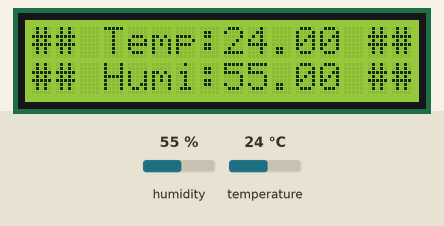
Bench run of a sketch on a simulated ESP8266 (NodeMCU). Parts: 16×2 character LCD. Inputs (shaded band) come from the test bench; at power-on: humidity 55 %, temperature 24 °C. WiFi joins after 1.5 s; servers stay silent unless stated; what the sketch prints to the serial monitor is not drawn.

Above: at 13.2 s.
13.3 s: humidity set to 22 %
At 15.0 s:
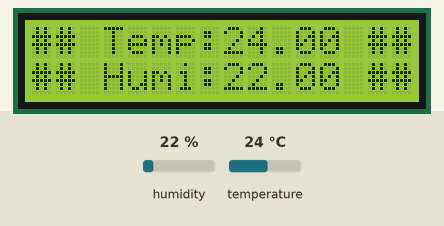
15.8 s: temperature set to 12 °C
At 17.1 s:
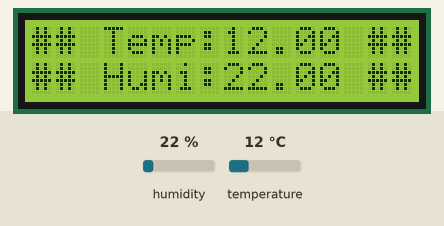
18.3 s: humidity set to 40 %
At 18.8 s:
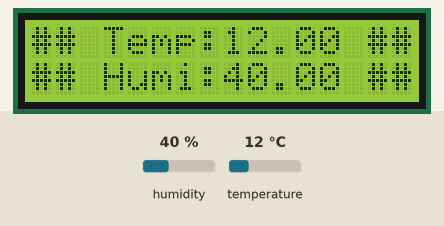
20.8 s: temperature set to 19 °C
At 23.3 s:
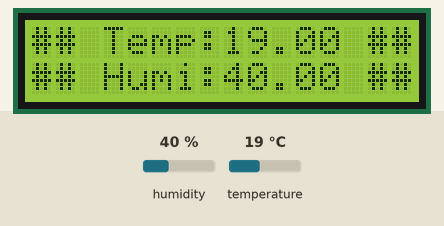
Timing chart, 0 to 24.8 s (numbered marks = the images above; inputs shaded):
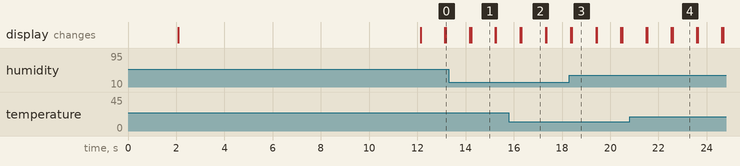

Measured:
- after the input at 13.3 s, the display: first differs from a run without the input after 0.93 s (image 1)
- after the input at 15.8 s, the display: first differs from a run without the input after 0.52 s (image 2)
- after the input at 18.3 s, the display: first differs from a run without the input after 0.11 s (image 3)
- after the input at 20.8 s, the display: first differs from a run without the input after 1.8 s (image 4)
- what the display in image 1 shows lasts 1.0 s, from 14.2 s to 15.2 s

The sketch:

class12c.ino
```cpp
#include<ESP8266WiFi.h>

const char* ssid = "TP-LinK-Faheem";
const char* password = "faheem12345";

#include <LiquidCrystal_I2C.h>
#include "DHT.h"
#define DHTTYPE DHT11
uint8_t DHTPin = D4;

// Initialize DHT sensor.
DHT dht(DHTPin, DHTTYPE);

float Temperature;
float Humidity;

int Col = 16;
int Row = 2;
LiquidCrystal_I2C lcd(0x27,Col,Row);
void setup() {
  Serial.begin(9600);
  pinMode(DHTPin, INPUT);
  dht.begin();
  lcd.init();
  lcd.backlight();
  Serial.begin(115200);
  Serial.println();
  Serial.println("Connection to Wifi");
  Serial.println(ssid);
  Serial.println();
  WiFi.begin(ssid,password);
  while(WiFi.status() != WL_CONNECTED){
      delay(1000);
      Serial.print("*");
    }
  Serial.println();
  Serial.println("Wifi Connected");
  Serial.println(WiFi.localIP());

  lcd.setCursor(0,0);
  lcd.print(WiFi.localIP());
  delay(10000);
  lcd.clear();

}

void loop() {
  lcd.setCursor(0,0);
  lcd.print("## Temp:");
  lcd.print(dht.readTemperature());
  lcd.print(" ##");
  lcd.setCursor(0,1);
  lcd.print("## Humi:");
  lcd.print(dht.readHumidity());
  lcd.print(" ##");
  delay(1000);
  lcd.clear();
}
```
